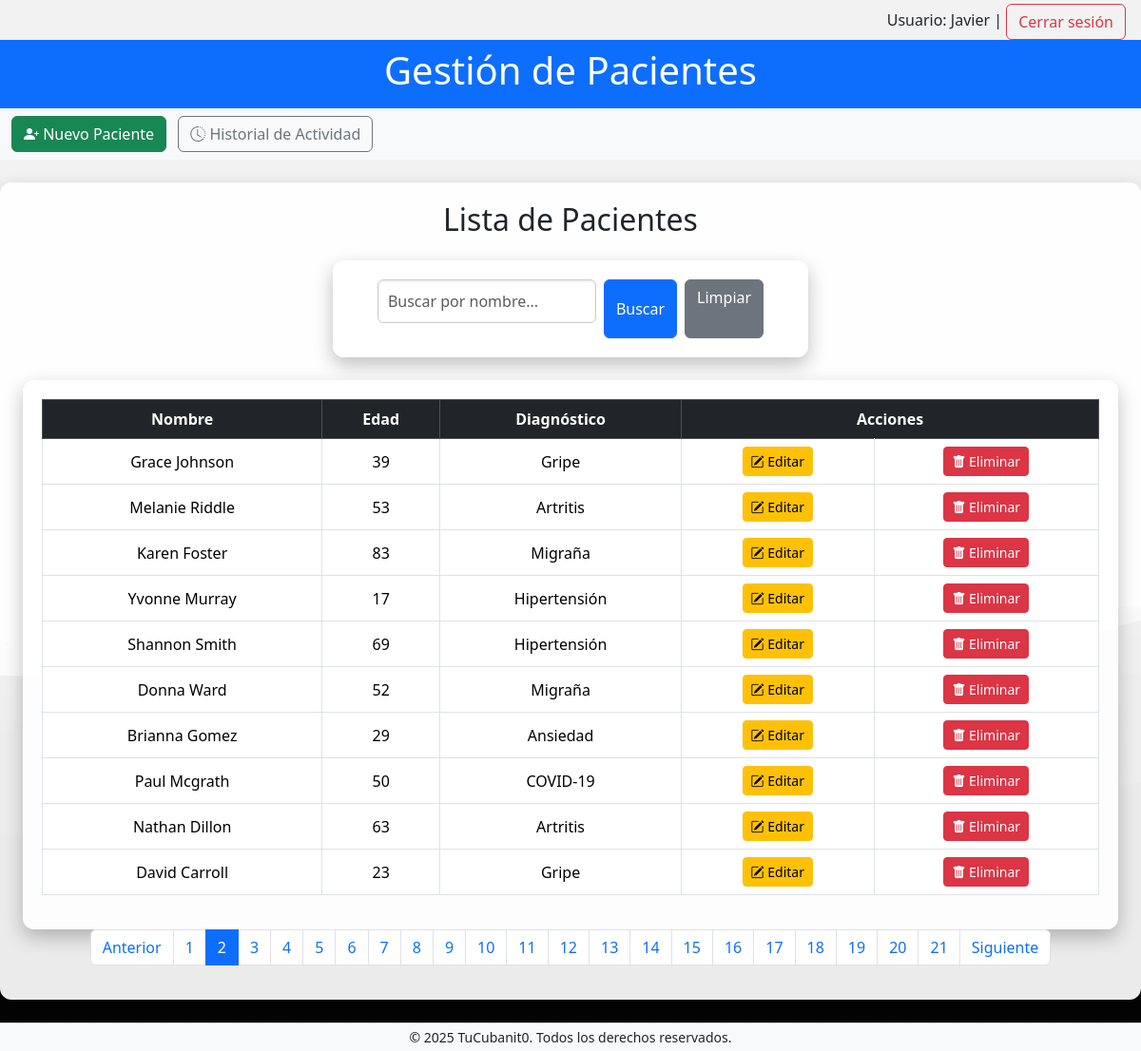
Screenshot of /?pagina=2 (signed in) with the database file from the repository.
### tables this page shows
CREATE TABLE Pacientes (
                id INTEGER PRIMARY KEY AUTOINCREMENT,
                nombre TEXT NOT NULL,
                edad INTEGER NOT NULL,
                diagnostico TEXT NOT NULL
            );

### app.py (the view)
@app.route('/')
def index():
    try:
        por_pagina = 10
        pagina = int(request.args.get('pagina', 1))
        offset = (pagina - 1) * por_pagina
        busqueda = request.args.get('buscar', '').strip()
        if busqueda:
            pacientes = db.buscar_pacientes_por_nombre(busqueda, limit=por_pagina, offset=offset)
            total_pacientes = db.contar_pacientes_busqueda(busqueda)
        else:
            pacientes = db.obtener_pacientes(limit=por_pagina, offset=offset)
            total_pacientes = db.contar_pacientes()
        total_paginas = (total_pacientes + por_pagina - 1) // por_pagina
        return render_template('index.html', pacientes=pacientes, pagina=pagina, total_paginas=total_paginas)
    except Exception as e:
        logger.error(f"Error al obtener pacientes: {e}")
        return render_template('error.html', message="No se pudo obtener la lista de pacientes.")

### app.py (called while the page is built)
@app.before_request
def requerir_login():
    rutas_abiertas = ['login', 'registro_usuario', 'static']
    if not session.get('usuario') and not any(r in request.endpoint for r in rutas_abiertas):
        return redirect(url_for('login'))

@app.context_processor
def inject_current_year():
    return {'current_year': datetime.now().year}

### db.py (called while the page is built)
def obtener_conexion():
    return sqlite3.connect(DATABASE_PATH)

def handle_db_error(func):
    def wrapper(*args, **kwargs):
        try:
            return func(*args, **kwargs)
        except sqlite3.Error as e:
            print(f"Database error in {func.__name__}: {e}")
            return None
    return wrapper

@handle_db_error
def obtener_pacientes(limit=10, offset=0):
    conn = obtener_conexion()
    conn.row_factory = sqlite3.Row
    cursor = conn.cursor()
    cursor.execute("SELECT * FROM Pacientes LIMIT ? OFFSET ?", (limit, offset))
    pacientes = cursor.fetchall()
    conn.close()
    return pacientes

@handle_db_error
def contar_pacientes():
    conn = obtener_conexion()
    cursor = conn.cursor()
    cursor.execute("SELECT COUNT(*) FROM Pacientes")
    total = cursor.fetchone()[0]
    conn.close()
    return total

### templates/index.html (shortened to what this page needs)
{% extends 'base.html' %}
{% block content %}
<section class="container-fluid">
    <h2 class="mb-4 text-center">Lista de Pacientes</h2>
    <form method="GET" action="{{ url_for('index') }}" class="mb-4 d-flex justify-content-center">
        <input type="text" name="buscar" placeholder="Buscar por nombre..." class="form-control w-50 me-2"
            value="{{ request.args.get('buscar', '') }}">
        <button type="submit" class="btn btn-primary">Buscar</button>
        <a href="{{ url_for('index') }}" class="btn btn-secondary ms-2">Limpiar</a>
    </form>
    <div class="table-responsive">
        <table class="table table-bordered table-hover align-middle text-center">
            <thead class="table-dark">
                <tr>
                    <th>Nombre</th>
                    <th>Edad</th>
                    <th>Diagnóstico</th>
                    <th colspan="2">Acciones</th>
                </tr>
            </thead>
            <tbody>
                {% for paciente in pacientes %}
                <tr>
                    <td>{{ paciente[1] }}</td>
                    <td>{{ paciente[2] }}</td>
                    <td>{{ paciente[3] }}</td>
                    <td>
                        <a href="{{ url_for('editar_paciente', id=paciente[0]) }}" class="btn btn-warning btn-sm">
                            <i class="bi bi-pencil-square"></i> Editar
                        </a>
                    </td>
                    <td>
                        <a href="{{ url_for('eliminar_paciente', id=paciente[0]) }}" class="btn btn-danger btn-sm"
                            onclick="return confirm('¿Estás seguro que deseas eliminar este paciente?');">
                            <i class="bi bi-trash-fill"></i> Eliminar
                        </a>
                    </td>
                </tr>
                {% else %}
                <tr>
                    <td colspan="5">No hay pacientes registrados.</td>
                </tr>
                {% endfor %}
            </tbody>
        </table>
    </div>
    <nav aria-label="Paginación de pacientes">
        <ul class="pagination justify-content-center">
            {% if pagina > 1 %}
            <li class="page-item">
                <a class="page-link" href="{{ url_for('index', pagina=pagina-1) }}">Anterior</a>
            </li>
            {% endif %}
            {% for p in range(1, total_paginas + 1) %}
            <li class="page-item {% if p == pagina %}active{% endif %}">
                <a class="page-link" href="{{ url_for('index', pagina=p) }}">{{ p }}</a>
            </li>
            {% endfor %}
            {% if pagina < total_paginas %} <li class="page-item">
                <a class="page-link" href="{{ url_for('index', pagina=pagina+1) }}">Siguiente</a>
                </li>
                {% endif %}
        </ul>
    </nav>
</section>
{% endblock %}

### static/css/style.css (style rules this page uses)
body { background-image: url('711093.jpg'); background-size: cover; background-repeat: no-repeat; background-attachment: fixed; background-position: center; margin: 0; font-family: 'Segoe UI', Tahoma, Geneva, Verdana, sans-serif; color: #333; }
main, .table-responsive, form, .card { background-color: rgba(255, 255, 255, 0.92); padding: 20px; border-radius: 12px; box-shadow: 0 8px 20px rgba(0, 0, 0, 0.25); animation: fadeIn 0.7s ease-in-out; }
form { max-width: 500px; margin: auto; }
input[type="text"], input[type="password"], input[type="number"], input[type="search"], textarea, select { width: 100%; padding: 10px; margin-bottom: 16px; border-radius: 6px; border: 1px solid #ccc; font-size: 16px; box-shadow: inset 0 1px 3px rgba(0,0,0,0.1); }
button, .btn { padding: 10px 18px; font-weight: bold; border-radius: 6px; transition: all 0.3s ease; }
.table th, .table td { vertical-align: middle !important; text-align: center; }
.table thead { background-color: #343a40; color: white; }

### rows the page displays
Pacientes: nombre "Grace Johnson", edad "39", diagnostico "Gripe"
Pacientes: nombre "Melanie Riddle", edad "53", diagnostico "Artritis"
Pacientes: nombre "Karen Foster", edad "83", diagnostico "Migraña"
Pacientes: nombre "Yvonne Murray", edad "17", diagnostico "Hipertensión"
Pacientes: nombre "Shannon Smith", edad "69", diagnostico "Hipertensión"
Pacientes: nombre "Donna Ward", edad "52", diagnostico "Migraña"
Pacientes: nombre "Brianna Gomez", edad "29", diagnostico "Ansiedad"
Pacientes: nombre "Paul Mcgrath", edad "50", diagnostico "COVID-19"
Pacientes: nombre "Nathan Dillon", edad "63", diagnostico "Artritis"
Pacientes: nombre "David Carroll", edad "23", diagnostico "Gripe"

### other values shown
{{ session.usuario }} "Javier"
{{ p }} "1" "2" "3" "4" "5" "6" "7" "8" "9" "10" "11" "12" "13" "14" "15" "16" "17" "18" "19" "20" "21"
